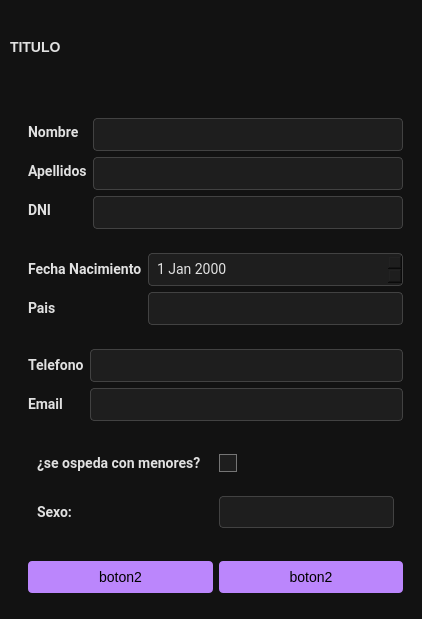
<?xml version="1.0" encoding="UTF-8"?>
<ui version="4.0">
 <class>clientes_edit</class>
 <widget class="QWidget" name="clientes_edit">
  <property name="geometry">
   <rect>
    <x>0</x>
    <y>0</y>
    <width>422</width>
    <height>619</height>
   </rect>
  </property>
  <property name="windowTitle">
   <string>Form</string>
  </property>
  <property name="styleSheet">
   <string notr="true">QWidget {
    background-color: #121212;
    font-family: 'Roboto', sans-serif;
    font-size: 14px;
    color: #E0E0E0;
}

QLineEdit {
    border: 1px solid #424242;
    border-radius: 4px;
    padding: 6px;
    background-color: #1E1E1E;
    color: #E0E0E0;
    selection-background-color: #64B5F6;
}
QLineEdit:focus {
    border: 2px solid #BB86FC;
}


QDateEdit {
    border: 1px solid #424242;
    border-radius: 4px;
    padding: 6px;
    background-color: #1E1E1E;
    color: #E0E0E0;
}
QDateEdit::drop-down {
    border: none;
}

QPushButton {
    background-color: #BB86FC;
    color: black;
    border-radius: 4px;
    padding: 8px;
}
QPushButton:hover {
    background-color: #9B5DE5;
}
QPushButton:pressed {
    background-color: #7A3E9D;
}

QComboBox {
    border: 1px solid #424242;
    border-radius: 4px;
    padding: 6px;
    background-color: #1E1E1E;
    color: #E0E0E0;
}
QComboBox::drop-down {
    border: none;
}

QCheckBox {
    spacing: 5px;
}
QCheckBox::indicator {
    width: 16px;
    height: 16px;
}
QCheckBox::indicator:unchecked {
    border: 1px solid #757575;
    background-color: #1E1E1E;
}
QCheckBox::indicator:checked {
    background-color: #BB86FC;
    border: 1px solid #BB86FC;
}

QLabel {
    font-weight: bold;
    color: #E0E0E0;
}
</string>
  </property>
  <widget class="QWidget" name="widget_2" native="true">
   <property name="geometry">
    <rect>
     <x>10</x>
     <y>0</y>
     <width>411</width>
     <height>611</height>
    </rect>
   </property>
   <property name="minimumSize">
    <size>
     <width>411</width>
     <height>611</height>
    </size>
   </property>
   <property name="maximumSize">
    <size>
     <width>411</width>
     <height>611</height>
    </size>
   </property>
   <layout class="QGridLayout" name="gridLayout_7">
    <item row="0" column="0">
     <widget class="QLabel" name="title_label">
      <property name="styleSheet">
       <string notr="true">QLabel#titulo {
    font-size: 24px;
    font-weight: bold;
    color: #BB86FC;
    text-transform: uppercase;
    letter-spacing: 1.5px;
    qproperty-alignment: AlignCenter;
}</string>
      </property>
      <property name="text">
       <string>TITULO</string>
      </property>
     </widget>
    </item>
    <item row="1" column="0">
     <widget class="QWidget" name="widget" native="true">
      <layout class="QVBoxLayout" name="verticalLayout">
       <item>
        <widget class="QWidget" name="widget_secret" native="true">
         <layout class="QFormLayout" name="formLayout">
          <item row="0" column="0">
           <widget class="QLabel" name="nombre_label">
            <property name="font">
             <font>
              <family>Roboto</family>
              <pointsize>-1</pointsize>
              <bold>true</bold>
             </font>
            </property>
            <property name="toolTip">
             <string>Nombre del/la organizador/a</string>
            </property>
            <property name="text">
             <string>Nombre</string>
            </property>
           </widget>
          </item>
          <item row="0" column="1">
           <widget class="QLineEdit" name="nombre_lineEdit">
            <property name="enabled">
             <bool>true</bool>
            </property>
            <property name="font">
             <font>
              <family>Roboto</family>
              <pointsize>-1</pointsize>
             </font>
            </property>
            <property name="toolTip">
             <string>Nombre del/la cliente/a</string>
            </property>
           </widget>
          </item>
          <item row="1" column="0">
           <widget class="QLabel" name="apellidos_label">
            <property name="font">
             <font>
              <family>Roboto</family>
              <pointsize>-1</pointsize>
              <bold>true</bold>
             </font>
            </property>
            <property name="toolTip">
             <string>Nombre del/la organizador/a</string>
            </property>
            <property name="text">
             <string>Apellidos</string>
            </property>
           </widget>
          </item>
          <item row="1" column="1">
           <widget class="QLineEdit" name="apellidos_lineEdit">
            <property name="enabled">
             <bool>true</bool>
            </property>
            <property name="font">
             <font>
              <family>Roboto</family>
              <pointsize>-1</pointsize>
             </font>
            </property>
            <property name="toolTip">
             <string>Apellidos del/la cliente/a</string>
            </property>
           </widget>
          </item>
          <item row="2" column="0">
           <widget class="QLabel" name="dani_label">
            <property name="font">
             <font>
              <family>Roboto</family>
              <pointsize>-1</pointsize>
              <bold>true</bold>
             </font>
            </property>
            <property name="toolTip">
             <string>Teléfono del/la organizador/a</string>
            </property>
            <property name="text">
             <string>DNI</string>
            </property>
           </widget>
          </item>
          <item row="2" column="1">
           <widget class="QLineEdit" name="dni_lineEdit">
            <property name="enabled">
             <bool>true</bool>
            </property>
            <property name="font">
             <font>
              <family>Roboto</family>
              <pointsize>-1</pointsize>
             </font>
            </property>
            <property name="toolTip">
             <string>DNI del/la cliente/a</string>
            </property>
           </widget>
          </item>
         </layout>
        </widget>
       </item>
       <item>
        <widget class="QWidget" name="widget_origen" native="true">
         <layout class="QGridLayout" name="gridLayout">
          <item row="0" column="1">
           <widget class="QDateEdit" name="fecha_dateEdit">
            <property name="font">
             <font>
              <family>Roboto</family>
              <pointsize>-1</pointsize>
             </font>
            </property>
            <property name="toolTip">
             <string>Fecha de nacimiento</string>
            </property>
           </widget>
          </item>
          <item row="0" column="0">
           <widget class="QLabel" name="fecha_label">
            <property name="font">
             <font>
              <family>Roboto</family>
              <pointsize>-1</pointsize>
              <bold>true</bold>
             </font>
            </property>
            <property name="toolTip">
             <string>Fecha del evento</string>
            </property>
            <property name="text">
             <string>Fecha Nacimiento</string>
            </property>
           </widget>
          </item>
          <item row="1" column="1">
           <widget class="QLineEdit" name="pais_lineEdit">
            <property name="enabled">
             <bool>true</bool>
            </property>
            <property name="font">
             <font>
              <family>Roboto</family>
              <pointsize>-1</pointsize>
             </font>
            </property>
            <property name="toolTip">
             <string>País de origen</string>
            </property>
           </widget>
          </item>
          <item row="1" column="0">
           <widget class="QLabel" name="pasi_label">
            <property name="font">
             <font>
              <family>Roboto</family>
              <pointsize>-1</pointsize>
              <bold>true</bold>
             </font>
            </property>
            <property name="toolTip">
             <string>Teléfono del/la organizador/a</string>
            </property>
            <property name="text">
             <string>Pais</string>
            </property>
           </widget>
          </item>
         </layout>
        </widget>
       </item>
       <item>
        <widget class="QWidget" name="widget_personal" native="true">
         <layout class="QGridLayout" name="gridLayout_2">
          <item row="0" column="0">
           <widget class="QLabel" name="telefono_label">
            <property name="font">
             <font>
              <family>Roboto</family>
              <pointsize>-1</pointsize>
              <bold>true</bold>
             </font>
            </property>
            <property name="toolTip">
             <string>Teléfono del/la organizador/a</string>
            </property>
            <property name="text">
             <string>Telefono</string>
            </property>
           </widget>
          </item>
          <item row="0" column="1">
           <widget class="QLineEdit" name="telefono_lineEdit">
            <property name="enabled">
             <bool>true</bool>
            </property>
            <property name="font">
             <font>
              <family>Roboto</family>
              <pointsize>-1</pointsize>
             </font>
            </property>
            <property name="toolTip">
             <string>Telefono del/la cliente/a</string>
            </property>
           </widget>
          </item>
          <item row="1" column="0">
           <widget class="QLabel" name="mail_label">
            <property name="font">
             <font>
              <family>Roboto</family>
              <pointsize>-1</pointsize>
              <bold>true</bold>
             </font>
            </property>
            <property name="toolTip">
             <string>Fecha del evento</string>
            </property>
            <property name="text">
             <string>Email</string>
            </property>
           </widget>
          </item>
          <item row="1" column="1">
           <widget class="QLineEdit" name="mail_lineEdit">
            <property name="enabled">
             <bool>true</bool>
            </property>
            <property name="font">
             <font>
              <family>Roboto</family>
              <pointsize>-1</pointsize>
             </font>
            </property>
            <property name="toolTip">
             <string>Email del/la cliente/a</string>
            </property>
           </widget>
          </item>
         </layout>
        </widget>
       </item>
       <item>
        <widget class="QWidget" name="widget_select" native="true">
         <layout class="QGridLayout" name="gridLayout_5">
          <item row="0" column="0">
           <widget class="QWidget" name="widget_3" native="true">
            <layout class="QGridLayout" name="gridLayout_3">
             <item row="0" column="0">
              <widget class="QLabel" name="menores_label">
               <property name="font">
                <font>
                 <family>Roboto</family>
                 <pointsize>-1</pointsize>
                 <bold>true</bold>
                </font>
               </property>
               <property name="text">
                <string>¿se ospeda con menores?</string>
               </property>
              </widget>
             </item>
             <item row="0" column="1">
              <widget class="QCheckBox" name="menores_checkBox">
               <property name="text">
                <string/>
               </property>
              </widget>
             </item>
            </layout>
           </widget>
          </item>
          <item row="1" column="0">
           <widget class="QWidget" name="widget_sex" native="true">
            <layout class="QGridLayout" name="gridLayout_4">
             <item row="0" column="0">
              <widget class="QLabel" name="sex_label">
               <property name="font">
                <font>
                 <family>Roboto</family>
                 <pointsize>-1</pointsize>
                 <bold>true</bold>
                </font>
               </property>
               <property name="toolTip">
                <string>Fecha del evento</string>
               </property>
               <property name="text">
                <string>Sexo:</string>
               </property>
              </widget>
             </item>
             <item row="0" column="1">
              <widget class="QComboBox" name="sex_comboBox"/>
             </item>
            </layout>
           </widget>
          </item>
         </layout>
        </widget>
       </item>
       <item>
        <widget class="QWidget" name="widget_botones" native="true">
         <layout class="QGridLayout" name="gridLayout_6">
          <item row="0" column="0">
           <widget class="QPushButton" name="boton_izquierdo_pushButton">
            <property name="text">
             <string>boton2</string>
            </property>
           </widget>
          </item>
          <item row="0" column="1">
           <widget class="QPushButton" name="boton_derecho_pushButton">
            <property name="text">
             <string>boton2</string>
            </property>
           </widget>
          </item>
         </layout>
        </widget>
       </item>
      </layout>
     </widget>
    </item>
   </layout>
  </widget>
 </widget>
 <resources/>
 <connections/>
</ui>
